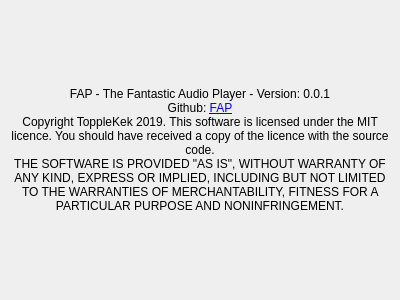
<?xml version="1.0" encoding="UTF-8"?>
<ui version="4.0">
 <class>About</class>
 <widget class="QDialog" name="About">
  <property name="geometry">
   <rect>
    <x>0</x>
    <y>0</y>
    <width>400</width>
    <height>300</height>
   </rect>
  </property>
  <property name="windowTitle">
   <string>Dialog</string>
  </property>
  <layout class="QHBoxLayout" name="horizontalLayout">
   <item>
    <widget class="QLabel" name="label">
     <property name="text">
      <string>FAP - The Fantastic Audio Player - Version: 0.0.1&lt;br&gt;Github: &lt;a href=&quot;https://github.com/ToppleKek/fap&quot;&gt;FAP&lt;/a&gt;&lt;br&gt;Copyright ToppleKek 2019. This software is licensed under the MIT licence. You should have received a copy of the licence with the source code.&lt;br&gt;THE SOFTWARE IS PROVIDED &quot;AS IS&quot;, WITHOUT WARRANTY OF ANY KIND, EXPRESS OR IMPLIED, INCLUDING BUT NOT LIMITED TO THE WARRANTIES OF MERCHANTABILITY,
FITNESS FOR A PARTICULAR PURPOSE AND NONINFRINGEMENT.</string>
     </property>
     <property name="textFormat">
      <enum>Qt::RichText</enum>
     </property>
     <property name="scaledContents">
      <bool>false</bool>
     </property>
     <property name="alignment">
      <set>Qt::AlignCenter</set>
     </property>
     <property name="wordWrap">
      <bool>true</bool>
     </property>
    </widget>
   </item>
  </layout>
 </widget>
 <resources/>
 <connections/>
</ui>
